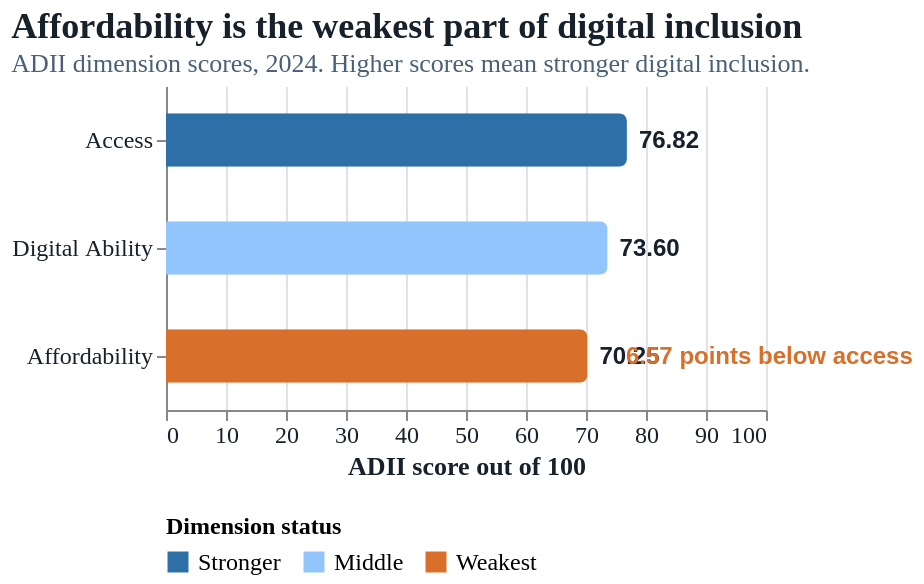

Specify this chart in Vega-Lite:
### Vega-Lite specification from a JSON file in a GitHub repository (floating-point values rounded to 4 significant figures)
{"$schema": "https://vega.github.io/schema/vega-lite/v5.json", "description": "National digital inclusion dimensions in Australia, 2024", "title": {"text": "Affordability is the weakest part of digital inclusion", "subtitle": "ADII dimension scores, 2024. Higher scores mean stronger digital inclusion."}, "width": "container", "height": {"step": 54}, "data": {"values": [{"dimension": "Access", "score": 76.82, "status": "Stronger"}, {"dimension": "Digital Ability", "score": 73.6, "status": "Middle"}, {"dimension": "Affordability", "score": 70.25, "status": "Weakest"}]}, "config": {"view": {"stroke": null}, "axis": {"labelFont": "IBM Plex Sans", "titleFont": "IBM Plex Sans", "labelFontSize": 12, "titleFontSize": 13, "labelColor": "#17212b", "titleColor": "#17212b", "gridColor": "#dbe4ee", "labelLimit": 320}, "legend": {"labelFont": "IBM Plex Sans", "titleFont": "IBM Plex Sans", "labelFontSize": 12, "titleFontSize": 12, "symbolSize": 110, "orient": "bottom"}, "title": {"font": "Space Grotesk", "subtitleFont": "IBM Plex Sans", "fontSize": 18, "subtitleFontSize": 13, "anchor": "start", "color": "#17212b", "subtitleColor": "#486178"}}, "layer": [{"mark": {"type": "bar", "cornerRadiusEnd": 4, "height": {"band": 0.55}}, "encoding": {"y": {"field": "dimension", "type": "nominal", "title": null, "sort": ["Access", "Digital Ability", "Affordability"], "axis": {"labelLimit": 180}}, "x": {"field": "score", "type": "quantitative", "title": "ADII score out of 100", "scale": {"domain": [0, 100]}}, "color": {"field": "status", "type": "nominal", "title": "Dimension status", "scale": {"domain": ["Stronger", "Middle", "Weakest"], "range": ["#2f6fa7", "#93c5fd", "#d86f2a"]}}, "tooltip": [{"field": "dimension", "type": "nominal", "title": "Dimension"}, {"field": "score", "type": "quantitative", "title": "Score", "format": ".2f"}]}}, {"mark": {"type": "text", "align": "left", "dx": 6, "baseline": "middle", "fontSize": 12, "fontWeight": "bold", "color": "#17212b"}, "encoding": {"y": {"field": "dimension", "type": "nominal", "sort": ["Access", "Digital Ability", "Affordability"]}, "x": {"field": "score", "type": "quantitative"}, "text": {"field": "score", "type": "quantitative", "format": ".2f"}}}, {"data": {"values": [{"dimension": "Affordability", "score": 74, "label": "6.57 points below access"}]}, "mark": {"type": "text", "align": "left", "dx": 8, "fontSize": 12, "fontWeight": "bold", "color": "#d86f2a"}, "encoding": {"y": {"field": "dimension", "type": "nominal", "sort": ["Access", "Digital Ability", "Affordability"]}, "x": {"field": "score", "type": "quantitative"}, "text": {"field": "label"}}}]}
